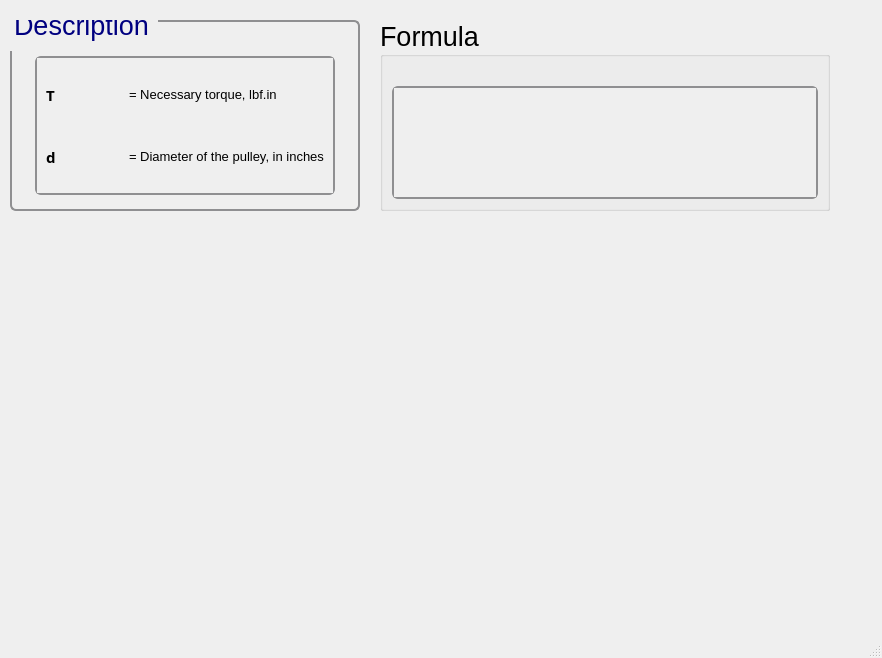
<?xml version="1.0" encoding="UTF-8"?>
<ui version="4.0">
 <class>MainWindow</class>
 <widget class="QMainWindow" name="MainWindow">
  <property name="geometry">
   <rect>
    <x>0</x>
    <y>0</y>
    <width>882</width>
    <height>658</height>
   </rect>
  </property>
  <property name="windowTitle">
   <string>MainWindow</string>
  </property>
  <widget class="QWidget" name="centralwidget">
   <widget class="QGroupBox" name="groupBox_125">
    <property name="geometry">
     <rect>
      <x>10</x>
      <y>20</y>
      <width>350</width>
      <height>191</height>
     </rect>
    </property>
    <property name="sizePolicy">
     <sizepolicy hsizetype="Minimum" vsizetype="Minimum">
      <horstretch>0</horstretch>
      <verstretch>0</verstretch>
     </sizepolicy>
    </property>
    <property name="minimumSize">
     <size>
      <width>350</width>
      <height>0</height>
     </size>
    </property>
    <property name="maximumSize">
     <size>
      <width>350</width>
      <height>241</height>
     </size>
    </property>
    <property name="font">
     <font>
      <family>Segoe UI</family>
      <pointsize>20</pointsize>
      <weight>50</weight>
      <italic>false</italic>
      <bold>false</bold>
     </font>
    </property>
    <property name="styleSheet">
     <string notr="true">QGroupBox {
    border: 2px solid #8f8f91;
    border-radius: 6px;
    background-color: qlineargradient(x1:0, y1:0, x2:0, y2:1,
                                      stop:0 #f6f7fa, stop:1 #dadbde);
    font: 20pt &quot;Segoe UI&quot;;
    padding: 5px; /* add padding inside the group box */
    color: black;
}
QGroupBox::title {
    subcontrol-origin: margin;
    subcontrol-position: top left;
    padding-left: 0px;
    padding-right: 5px;
    padding-top: 0px;
    margin-top: -20px;  /* shift title up */
    color: navy;
    font-weight: bold;
}
</string>
    </property>
    <property name="title">
     <string>Description</string>
    </property>
    <layout class="QGridLayout" name="gridLayout_255">
     <item row="0" column="0">
      <spacer name="verticalSpacer_125">
       <property name="orientation">
        <enum>Qt::Vertical</enum>
       </property>
       <property name="sizeType">
        <enum>QSizePolicy::Fixed</enum>
       </property>
       <property name="sizeHint" stdset="0">
        <size>
         <width>20</width>
         <height>20</height>
        </size>
       </property>
      </spacer>
     </item>
     <item row="1" column="0">
      <widget class="QScrollArea" name="scrollArea_43">
       <property name="sizePolicy">
        <sizepolicy hsizetype="Minimum" vsizetype="Minimum">
         <horstretch>0</horstretch>
         <verstretch>0</verstretch>
        </sizepolicy>
       </property>
       <property name="maximumSize">
        <size>
         <width>300</width>
         <height>361</height>
        </size>
       </property>
       <property name="font">
        <font>
         <pointsize>15</pointsize>
        </font>
       </property>
       <property name="styleSheet">
        <string notr="true">QScrollArea {
    background: qlineargradient(x1:0, y1:0, x2:0, y2:1,
                               stop:0 #f6f7fa, stop:1 #dadbde);
    border: 2px solid #8f8f91;
    border-radius: 6px;
}

QScrollArea QScrollBar:vertical, QScrollArea QScrollBar:horizontal {
    background: qlineargradient(x1:0, y1:0, x2:0, y2:1,
                               stop:0 #f6f7fa, stop:1 #dadbde);
    border: 2px solid #8f8f91;
    border-radius: 6px;
    width: 14px;
    height: 14px;
    margin: 2px 0 2px 0;
}

/* Completely remove the bottom button of the vertical scrollbar */
QScrollArea QScrollBar::add-line:vertical {
    height: 0px;
    width: 0px;
    border: none;
    background: none;
    margin: 0px;
    padding: 0px;
}

QScrollArea QScrollBar::handle:vertical, QScrollArea QScrollBar::handle:horizontal {
    background: qlineargradient(x1:0, y1:0, x2:0, y2:1,
                               stop:0 #8f8f91, stop:1 #6f6f71);
    min-height: 20px;
    border-radius: 6px;
    border: 1px solid #6f6f71;
}

QScrollArea QScrollBar::handle:vertical:hover, QScrollArea QScrollBar::handle:horizontal:hover {
    background: qlineargradient(x1:0, y1:0, x2:0, y2:1,
                               stop:0 #6f6f71, stop:1 #4f4f51);
    border: 1px solid #4f4f51;
}

QScrollArea QScrollBar::sub-line:vertical, QScrollArea QScrollBar::add-line:horizontal, QScrollArea QScrollBar::sub-line:horizontal {
    background: #8f8f91;
    border: none;
    border-radius: 3px;
    height: 14px;
    width: 14px;
    subcontrol-origin: margin;
}

QScrollArea QScrollBar::sub-line:vertical:hover, QScrollArea QScrollBar::add-line:horizontal:hover, QScrollArea QScrollBar::sub-line:horizontal:hover {
    background: #6f6f71;
}

QScrollArea QScrollBar::add-page:vertical, QScrollArea QScrollBar::sub-page:vertical,
QScrollArea QScrollBar::add-page:horizontal, QScrollArea QScrollBar::sub-page:horizontal {
    background: transparent;
}
</string>
       </property>
       <property name="verticalScrollBarPolicy">
        <enum>Qt::ScrollBarAsNeeded</enum>
       </property>
       <property name="horizontalScrollBarPolicy">
        <enum>Qt::ScrollBarAsNeeded</enum>
       </property>
       <property name="widgetResizable">
        <bool>true</bool>
       </property>
       <widget class="QWidget" name="scrollAreaWidgetContents_43">
        <property name="geometry">
         <rect>
          <x>0</x>
          <y>0</y>
          <width>296</width>
          <height>129</height>
         </rect>
        </property>
        <layout class="QGridLayout" name="gridLayout_121">
         <item row="1" column="1">
          <widget class="QLabel" name="htext_484">
           <property name="font">
            <font>
             <pointsize>10</pointsize>
            </font>
           </property>
           <property name="text">
            <string>&lt;html&gt;&lt;head/&gt;&lt;body&gt;&lt;p&gt;= Diameter of the pulley, in inches&lt;/p&gt;&lt;/body&gt;&lt;/html&gt;</string>
           </property>
          </widget>
         </item>
         <item row="1" column="0">
          <widget class="QLabel" name="label_80">
           <property name="font">
            <font>
             <family>Segoe UI Variable Small Semibol</family>
             <pointsize>11</pointsize>
             <weight>75</weight>
             <bold>true</bold>
            </font>
           </property>
           <property name="text">
            <string>d</string>
           </property>
          </widget>
         </item>
         <item row="0" column="0">
          <widget class="QLabel" name="label_81">
           <property name="font">
            <font>
             <family>Segoe UI Variable Text Semibold</family>
             <pointsize>11</pointsize>
             <weight>75</weight>
             <bold>true</bold>
            </font>
           </property>
           <property name="text">
            <string>&lt;html&gt;&lt;head/&gt;&lt;body&gt;&lt;p&gt;T&lt;/p&gt;&lt;/body&gt;&lt;/html&gt;</string>
           </property>
          </widget>
         </item>
         <item row="0" column="1">
          <widget class="QLabel" name="htext_485">
           <property name="font">
            <font>
             <family>MS Shell Dlg 2</family>
             <pointsize>10</pointsize>
            </font>
           </property>
           <property name="text">
            <string>&lt;html&gt;&lt;head/&gt;&lt;body&gt;&lt;p align=&quot;justify&quot;&gt;= Necessary torque, lbf.in&lt;/p&gt;&lt;/body&gt;&lt;/html&gt;</string>
           </property>
          </widget>
         </item>
        </layout>
       </widget>
      </widget>
     </item>
    </layout>
   </widget>
   <widget class="QGroupBox" name="groupBox_126">
    <property name="geometry">
     <rect>
      <x>380</x>
      <y>20</y>
      <width>450</width>
      <height>191</height>
     </rect>
    </property>
    <property name="sizePolicy">
     <sizepolicy hsizetype="Minimum" vsizetype="Minimum">
      <horstretch>0</horstretch>
      <verstretch>0</verstretch>
     </sizepolicy>
    </property>
    <property name="minimumSize">
     <size>
      <width>450</width>
      <height>0</height>
     </size>
    </property>
    <property name="maximumSize">
     <size>
      <width>450</width>
      <height>241</height>
     </size>
    </property>
    <property name="font">
     <font>
      <family>Segoe UI</family>
      <pointsize>20</pointsize>
      <weight>50</weight>
      <italic>false</italic>
      <bold>false</bold>
     </font>
    </property>
    <property name="title">
     <string>Formula</string>
    </property>
    <layout class="QGridLayout" name="gridLayout_256">
     <item row="1" column="0">
      <widget class="QScrollArea" name="scrollArea_44">
       <property name="sizePolicy">
        <sizepolicy hsizetype="Minimum" vsizetype="Minimum">
         <horstretch>0</horstretch>
         <verstretch>0</verstretch>
        </sizepolicy>
       </property>
       <property name="font">
        <font>
         <family>Segoe UI</family>
         <pointsize>15</pointsize>
         <weight>50</weight>
         <italic>false</italic>
         <bold>false</bold>
        </font>
       </property>
       <property name="styleSheet">
        <string notr="true">QScrollArea {
    background: qlineargradient(x1:0, y1:0, x2:0, y2:1,
                               stop:0 #f6f7fa, stop:1 #dadbde);
    border: 2px solid #8f8f91;
    border-radius: 6px;
}

QScrollArea QScrollBar:vertical, QScrollArea QScrollBar:horizontal {
    background: qlineargradient(x1:0, y1:0, x2:0, y2:1,
                               stop:0 #f6f7fa, stop:1 #dadbde);
    border: 2px solid #8f8f91;
    border-radius: 6px;
    width: 14px;
    height: 14px;
    margin: 2px 0 2px 0;
}

/* Completely remove the bottom button of the vertical scrollbar */
QScrollArea QScrollBar::add-line:vertical {
    height: 0px;
    width: 0px;
    border: none;
    background: none;
    margin: 0px;
    padding: 0px;
}

QScrollArea QScrollBar::handle:vertical, QScrollArea QScrollBar::handle:horizontal {
    background: qlineargradient(x1:0, y1:0, x2:0, y2:1,
                               stop:0 #8f8f91, stop:1 #6f6f71);
    min-height: 20px;
    border-radius: 6px;
    border: 1px solid #6f6f71;
}

QScrollArea QScrollBar::handle:vertical:hover, QScrollArea QScrollBar::handle:horizontal:hover {
    background: qlineargradient(x1:0, y1:0, x2:0, y2:1,
                               stop:0 #6f6f71, stop:1 #4f4f51);
    border: 1px solid #4f4f51;
}

QScrollArea QScrollBar::sub-line:vertical, QScrollArea QScrollBar::add-line:horizontal, QScrollArea QScrollBar::sub-line:horizontal {
    background: #8f8f91;
    border: none;
    border-radius: 3px;
    height: 14px;
    width: 14px;
    subcontrol-origin: margin;
}

QScrollArea QScrollBar::sub-line:vertical:hover, QScrollArea QScrollBar::add-line:horizontal:hover, QScrollArea QScrollBar::sub-line:horizontal:hover {
    background: #6f6f71;
}

QScrollArea QScrollBar::add-page:vertical, QScrollArea QScrollBar::sub-page:vertical,
QScrollArea QScrollBar::add-page:horizontal, QScrollArea QScrollBar::sub-page:horizontal {
    background: transparent;
}
</string>
       </property>
       <property name="verticalScrollBarPolicy">
        <enum>Qt::ScrollBarAsNeeded</enum>
       </property>
       <property name="widgetResizable">
        <bool>true</bool>
       </property>
       <widget class="QWidget" name="scrollAreaWidgetContents_44">
        <property name="geometry">
         <rect>
          <x>0</x>
          <y>0</y>
          <width>422</width>
          <height>97</height>
         </rect>
        </property>
        <layout class="QGridLayout" name="gridLayout_257">
         <item row="0" column="0">
          <widget class="QLabel" name="htext_489">
           <property name="font">
            <font>
             <family>MS Shell Dlg 2</family>
             <pointsize>10</pointsize>
            </font>
           </property>
           <property name="text">
            <string>&lt;html&gt;&lt;head/&gt;&lt;body&gt;&lt;p&gt;&lt;img src=&quot;:/desc/images/F1a - f2.png&quot;/&gt;&lt;/p&gt;&lt;/body&gt;&lt;/html&gt;</string>
           </property>
          </widget>
         </item>
        </layout>
       </widget>
      </widget>
     </item>
     <item row="0" column="0">
      <spacer name="verticalSpacer_126">
       <property name="orientation">
        <enum>Qt::Vertical</enum>
       </property>
       <property name="sizeType">
        <enum>QSizePolicy::Fixed</enum>
       </property>
       <property name="sizeHint" stdset="0">
        <size>
         <width>20</width>
         <height>20</height>
        </size>
       </property>
      </spacer>
     </item>
    </layout>
   </widget>
  </widget>
  <widget class="QMenuBar" name="menubar">
   <property name="geometry">
    <rect>
     <x>0</x>
     <y>0</y>
     <width>882</width>
     <height>24</height>
    </rect>
   </property>
  </widget>
  <widget class="QStatusBar" name="statusbar"/>
 </widget>
 <resources/>
 <connections/>
</ui>
